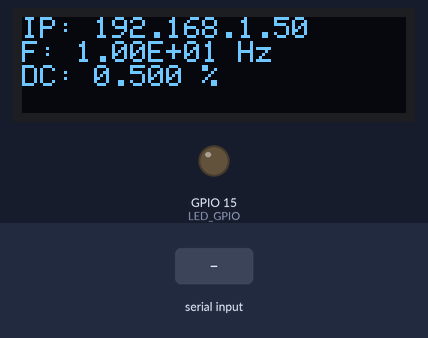
A program run on a simulated ESP32-S3. Parts: 128×32 one-colour display, output pins drawn as LEDs (lit = HIGH). The inputs (shaded band) are chosen by the test bench. WiFi joins after 1.5 s; servers stay silent unless stated; the display library's start-up logo is not drawn; not simulated (calls return 0 or success): secrets.h; what the program prints to the serial monitor is not drawn.

Above: at 3.3 s.
3.4 s: "90,45\n" received over Serial
Timing chart, 0 to 6.4 s (numbered marks = the images above; inputs shaded):
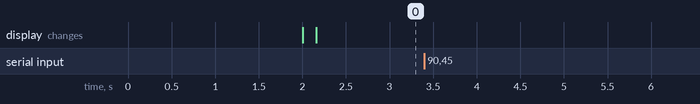

Measured:
- after the input at 3.4 s, every drawn part: stays the same

The program:

main.cpp
```cpp
#include <Arduino.h>
#include <WiFi.h>
#include <Adafruit_GFX.h>
#include <Adafruit_SSD1306.h>
#include <secrets.h>
#include "esp_wpa2.h"


#define SERIAL_SPEED 115200
#define SCREEN_WIDTH 128 // OLED display width, in pixels
#define SCREEN_HEIGHT 32 // OLED display height, in pixels
#define I2C_SDA 42
#define I2C_SCL 41
// Declaration for an SSD1306 display connected to I2C (SDA, SCL pins)
#define OLED_RESET     -1 // Reset pin # (or -1 if sharing Arduino reset pin)
#define SCREEN_ADDRESS 0x3C ///< See datasheet for Address; 0x3D for 128x64, 0x3C for 128x32

#define LED_GPIO   15
#define PWM1_Ch    0
unsigned long PWM1_Res;

const char* ssid = SECRET_SSID;
const char* password = SECRET_PWD;

char responseBuffer[50];


Adafruit_SSD1306 display(SCREEN_WIDTH, SCREEN_HEIGHT, &Wire, OLED_RESET);
WiFiServer wifiServer(3001);
WiFiClient client;

String input;

IPAddress local_IP(192, 168, 4, 4);
IPAddress gateway(192, 168, 0, 1);
IPAddress subnet(255, 255, 240, 0);

unsigned long currentMillis, previousMillis, interval;
unsigned long totalTimeMS;
float period, pulseWidth, frequency, dc;
unsigned long dutyCycle;
unsigned long PWM1_Freq;
unsigned long startMillis, elapsedMillis, previousOn;
unsigned long periodOn, periodMillis;
char rxChar;
bool triggerFlag, triggerRunning;
bool initLedC;
unsigned long maxDC;


void updateDisplay() {
  char buff[30]; // Buffer big enough for 7-character float
  display.clearDisplay();
  display.setTextSize(1);      // Normal 1:1 pixel scale
  display.setTextColor(SSD1306_WHITE); // Draw white text
  display.setCursor(0, 0);     // Start at top-left corner
  display.print("IP: ");
  display.println(WiFi.localIP());

  snprintf(buff, sizeof(buff), "F: %4.2E Hz\nDC: %5.3f %%", frequency, dc);
  display.println(buff);
  display.display();
}

void updateFreq(unsigned long freq) {
  ledcWrite(PWM1_Ch, 0);
  if (!initLedC) {
    ledcSetup(PWM1_Ch, freq, PWM1_Res);
    initLedC = true;
  } else {
    ledcChangeFrequency(PWM1_Ch, freq, PWM1_Res);
  }
}

void updateDutyCycle() {
  dc = pulseWidth / period;
  if (dc > 1.0) {dc = 1.0;}
  frequency = (period > 0 ) ? (1000.0 / period) : 20E6 ;
  PWM1_Res = (frequency >= 1E4) ? 8 : 12;
  maxDC = (unsigned long) pow(2, (PWM1_Res)) - 1;
  dutyCycle = (unsigned long) (dc * maxDC);
  if (dutyCycle > maxDC) {dutyCycle = maxDC;}
  PWM1_Freq = (unsigned long) frequency;
  if (frequency >= 10) {
    updateFreq(PWM1_Freq);
  } else {
    updateFreq(100);
  }
  periodMillis = (unsigned long) period;
  periodOn = (unsigned long) pulseWidth;
  previousOn = 0;
  snprintf(responseBuffer, sizeof(responseBuffer), "Duty Cycle: %lu\nFreq: %.3E", dutyCycle, 1000.0/period);
  Serial.println(responseBuffer);
  updateDisplay();
}

float getDutyCycle() {
  updateDisplay();
  return pulseWidth / period;
}

void initWiFi() {
  WiFi.mode(WIFI_STA);
  // Configures static IP address
  if (!WiFi.config(local_IP, gateway, subnet)) {
    Serial.println("STA Failed to configure");
  }
  // esp_wifi_sta_wpa2_ent_set_identity((uint8_t *)EAP_ID, strlen(EAP_ID));
  // esp_wifi_sta_wpa2_ent_set_username((uint8_t *)EAP_USERNAME, strlen(EAP_USERNAME));
  // esp_wifi_sta_wpa2_ent_set_password((uint8_t *)EAP_PASSWORD, strlen(EAP_PASSWORD));
  // esp_wifi_sta_wpa2_ent_enable();

  WiFi.begin(SECRET_SSID);

  WiFi.begin(ssid, password);
  Serial.print("Connecting to ");
  Serial.println(SECRET_SSID);
  while (WiFi.status() != WL_CONNECTED) {
    delay(1000);
    Serial.print(".");
  }
  Serial.println("");
  Serial.println("Connected to the WiFi network.");
  Serial.println(WiFi.localIP());
  Serial.print("MAC Address: ");
  Serial.println(WiFi.macAddress());
  wifiServer.begin();
}

void WiFiStationConnected(WiFiEvent_t event, WiFiEventInfo_t info){
  Serial.println("Connected to AP successfully!");
}

void WiFiGotIP(WiFiEvent_t event, WiFiEventInfo_t info){
  Serial.println("WiFi connected");
  Serial.println("IP address: ");
  Serial.println(WiFi.localIP());
}

void WiFiStationDisconnected(WiFiEvent_t event, WiFiEventInfo_t info){
  Serial.println("Disconnected from WiFi access point");
  Serial.print("WiFi lost connection. Reason: ");
  Serial.println(info.wifi_sta_disconnected.reason);
  Serial.println("Trying to Reconnect");
  initWiFi();
}

void setup() {
  Serial.begin(SERIAL_SPEED);
  Wire.begin(I2C_SDA, I2C_SCL, 100000);
  WiFi.disconnect(true);
  WiFi.onEvent(WiFiStationConnected, WiFiEvent_t::ARDUINO_EVENT_WIFI_STA_CONNECTED);
  WiFi.onEvent(WiFiGotIP, WiFiEvent_t::ARDUINO_EVENT_WIFI_STA_GOT_IP);
  WiFi.onEvent(WiFiStationDisconnected, WiFiEvent_t::ARDUINO_EVENT_WIFI_STA_DISCONNECTED);
  initWiFi();


  if(!display.begin(SSD1306_SWITCHCAPVCC, SCREEN_ADDRESS)) {
    Serial.println(F("SSD1306 allocation failed"));
    for(;;); // Don't proceed, loop forever
  }

  // Show initial display buffer contents on the screen --
  // the library initializes this with an Adafruit splash screen.
  display.display();
  delay(100); // Pause for 0.1 seconds

  // Clear the buffer
  display.clearDisplay();
  interval = 100;
  previousMillis = 0;
  pulseWidth = 50; // milliseconds
  period = 100; // milliseconds
  totalTimeMS = 10000; // milliseconds
  initLedC = false;
  ledcSetup(PWM1_Ch, 100, 12);
  updateDutyCycle();
  ledcAttachPin(LED_GPIO, PWM1_Ch);
  ledcWrite(PWM1_Ch, 0);
  triggerFlag = false;
  triggerRunning = false;

}

void loop() {
  currentMillis = millis();
  client = wifiServer.available();
  // if ((unsigned long) (currentMillis - previousMillis) >= interval) {
  //   updateDisplay();
  //   previousMillis = currentMillis;
  // }

  if (triggerFlag) {
    if (PWM1_Freq >= 10) {
      ledcWrite(PWM1_Ch, dutyCycle);
    } else {
      ledcWrite(PWM1_Ch, 0);
    }
    triggerFlag = false;
    triggerRunning = true;
  }

  if (triggerRunning && (elapsedMillis <= totalTimeMS)) {
    if (frequency < 10.0) {
      if ((unsigned int) (currentMillis - previousOn) >= periodMillis) {
        ledcWrite(PWM1_Ch, maxDC);
        previousOn = currentMillis;
      }
      if ((unsigned int) (currentMillis - previousOn) >= periodOn) {
        ledcWrite(PWM1_Ch, 0);
      }
    }
    elapsedMillis = millis() - startMillis;
    //Serial.print("+");
  } else {
    ledcWrite(PWM1_Ch, 0);
    triggerRunning = false;
    elapsedMillis = 0;
  }

  if (client) {
    if (client.available()>0) {
      input = client.readStringUntil(0x0D);
      rxChar = input[0];
      triggerFlag = false;
      triggerRunning = false;
      elapsedMillis = 0;
      switch (rxChar)
      {
      case 0x69: // i as in ID
        client.print("CAMERA_TRIGGER\n");
        break;
      case 0x77: // w as in pulse Width
        if (input[1] == 0x3F) { // If '?' found
            snprintf(responseBuffer, sizeof(responseBuffer), "%.3E\n", pulseWidth);
            client.print(responseBuffer);
            break;
          }
          pulseWidth = abs((float) atof(input.substring(2).c_str()));
          updateDutyCycle();
          break;
      case 0x70: // p as in period
         if (input[1] == 0x3F) { // If '?' found
            snprintf(responseBuffer, sizeof(responseBuffer), "%.3E\n", period);
            client.print(responseBuffer);
            break;
          }
          period = abs((float) atof(input.substring(2).c_str()));
          updateDutyCycle();
          break;
      case 0x74: // t as in total time
         if (input[1] == 0x3F) { // If '?' found
            sprintf(responseBuffer, "%.3E\n", totalTimeMS/1000);
            client.print(responseBuffer);
            break;
          }
          totalTimeMS = (unsigned long) 1000 * atol(input.substring(2).c_str());
          break;
      case 0x72: //  r as in run
        elapsedMillis = 0;
        startMillis = currentMillis;
        triggerFlag = true;
        break;
      case 0x64: // d as in duty cycle
      updateDutyCycle();
        snprintf(responseBuffer, sizeof(responseBuffer), "%.3E\n", getDutyCycle());
        client.print(responseBuffer);
        break;
      case 0x66: // f as in frequency
        snprintf(responseBuffer, sizeof(responseBuffer), "%.3E\n", frequency);
        client.print(responseBuffer);
        break;
      default:
        client.print("ERR_CMD\n");
        break;
      }
    }
    client.stop();
  }

  if(Serial.available()) {
    input = Serial.readStringUntil(0x0D); // Read until line breaks
    rxChar = input[0];
    switch (rxChar) {
      case 0x0A:
        break;
      case 0x69: // i as in id
        Serial.print("CAMERA_TRIGGER\n");
        break;
      default:
        Serial.print("ERR_CMD\n");
        break;
    }
  }

}
```
